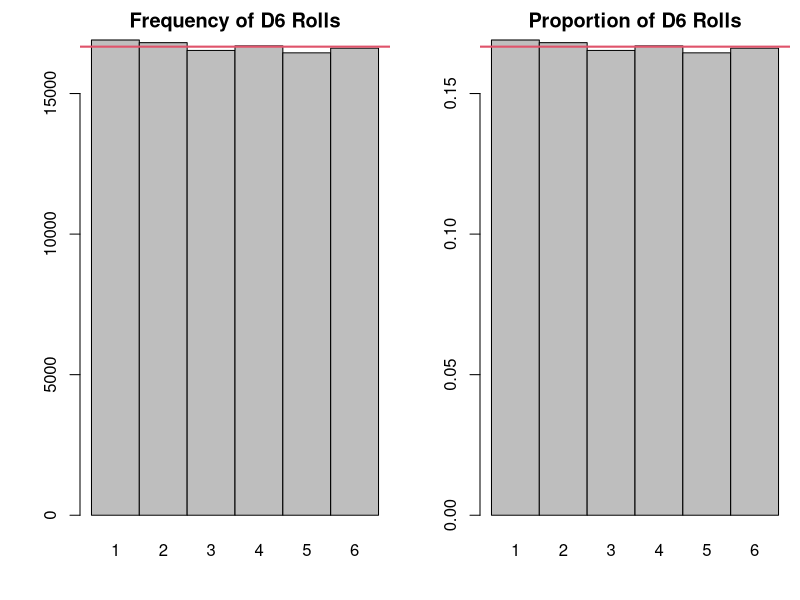
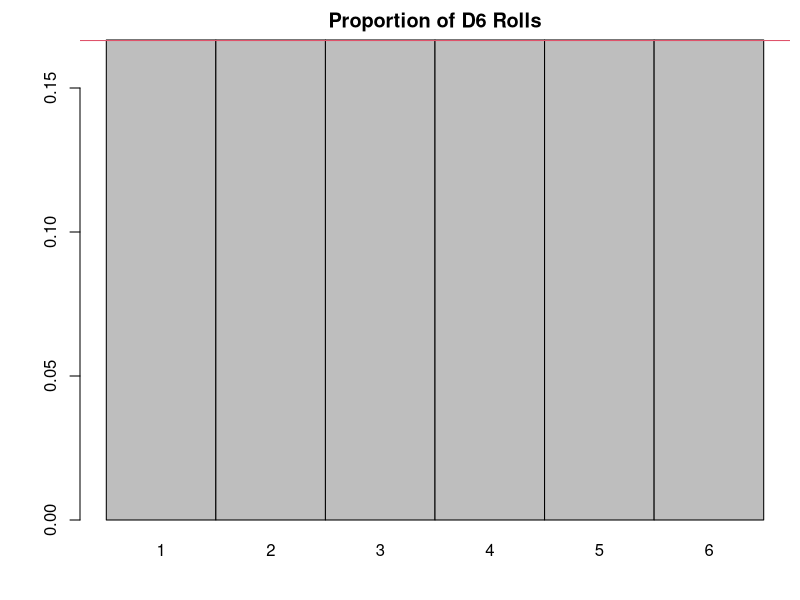
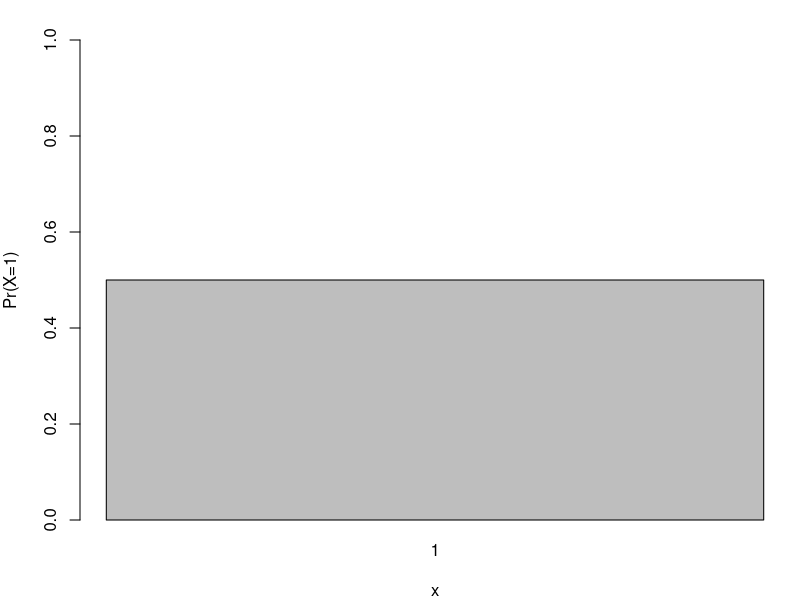
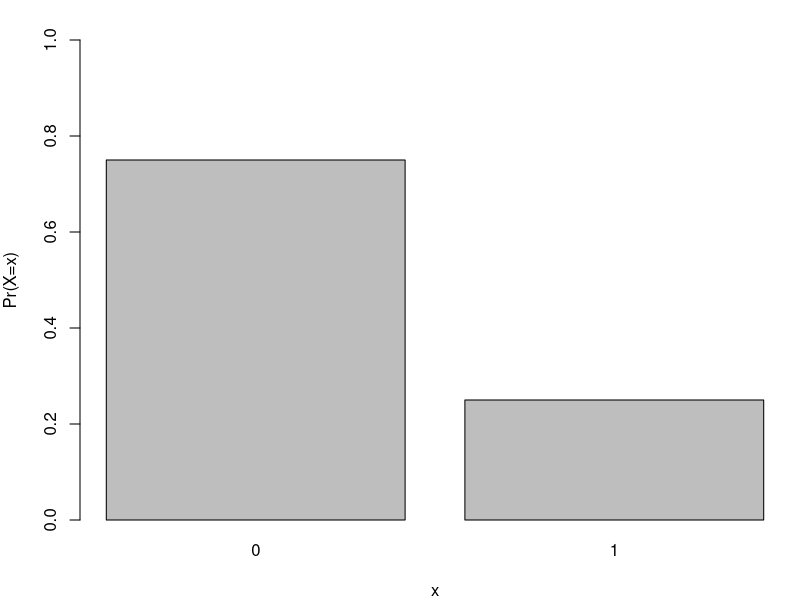
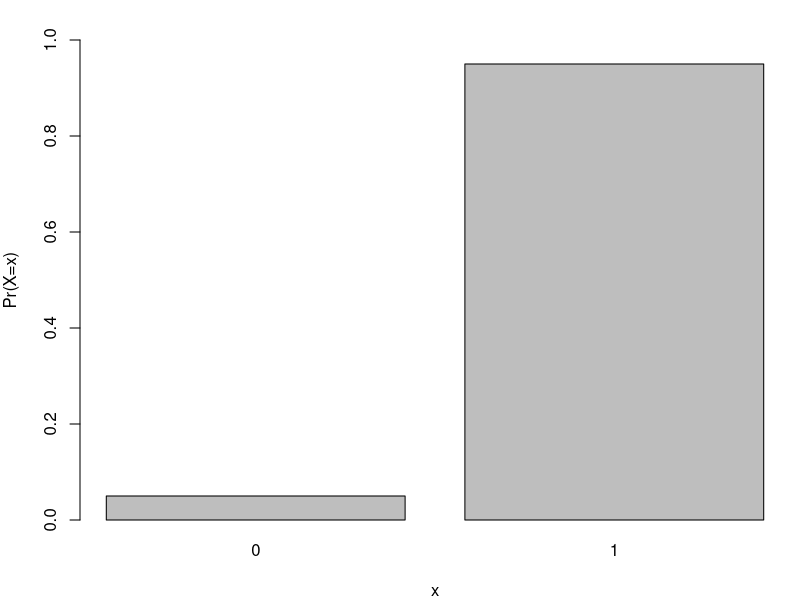
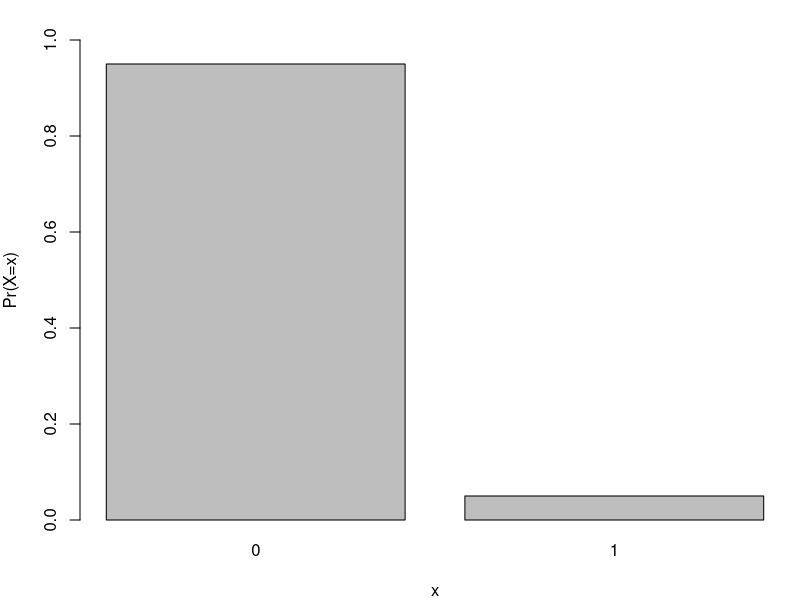
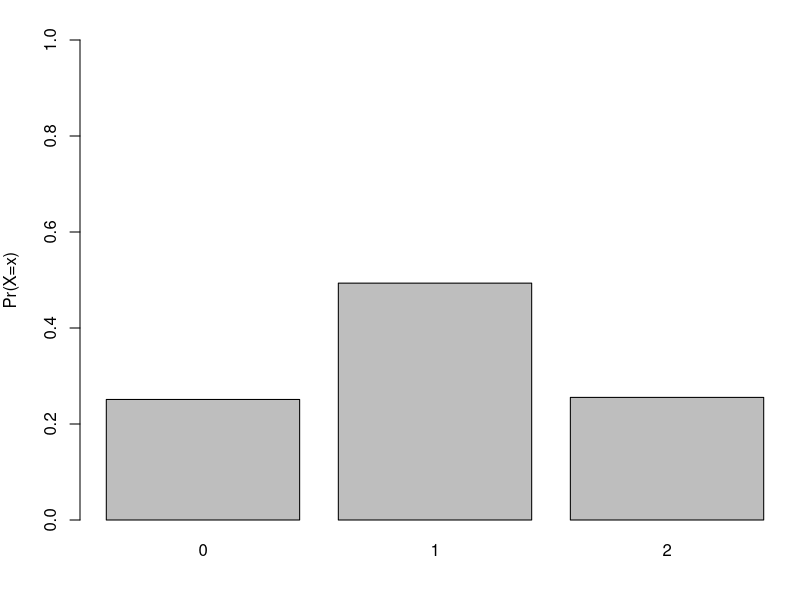
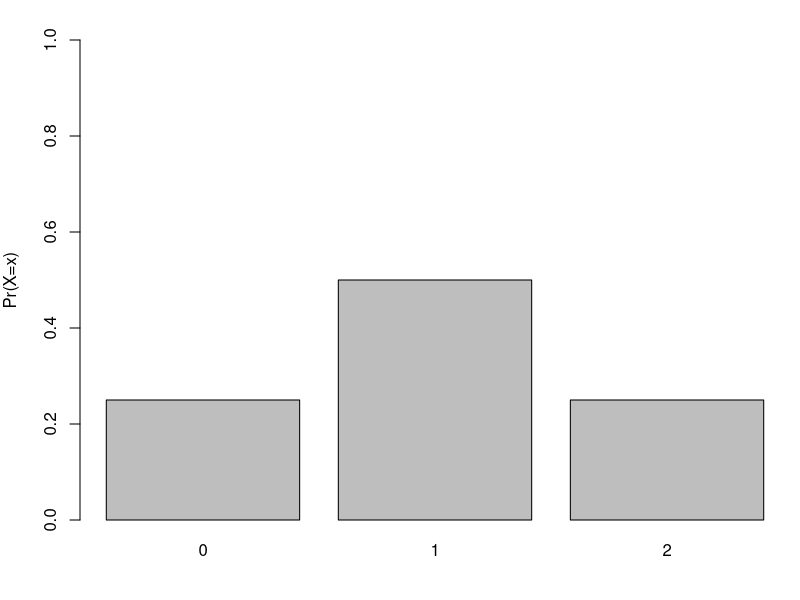

The R script that drew these images, in order:
## R_Demo_Simulation_Learning_Probability_Discrete_Distributions.R
##########################################################################
## INSTRUCTOR: Christopher Fariss
## COURSE NAME: Advanced Computational Methods for Social Media and Textual Data (2F)
## University of Essex Summer School 2022
##
## Date: 2022-08-28
##
## Please e-mail me if you find any errors or have and suggestions
## e-mail: cjf0006@gmail.com
## e-mail: cjfariss@umich.edu
##########################################################################
## Introduction to tutorial:
##
## For this R tutorial, we will learn about:
##
## (1) Discrete probability distributions for discrete events (e.g., a coin flip; rolling a 6-sided dice).
## (2) Continuous probability distributions (e.g., SAT, GRE or LSAT scores; human weight at birth; distance from the center of the board for the beanbag toss or cornhole game)
##
## Note: This lesson contains information you will use in a program challenge this week: select one continuous and/or one discrete probability distribution from below (not including Uniform, Normal, Bernoulli, or Binomial) and describe it in detail with ## comments and R code. See the examples for Uniform, Normal, Bernoulli, or Binomial distributions below. If you select 2 distributions, make sure one is continuous and the other is discrete.
##
##########################################################################

## first we will construct a density function using the now familiar sample() function

## probability mass or probability density: this is just how much probability does each outcome have and it all needs to sum to 1 to be a probability measure (see the less from last week)

## What is density? Density is the relative probability of sampling an event a specific point along the range of possible values defined by the function.

## let's see density in action by simulating the roll of a D6 in R using the sample() function
library(MASS)

## total number of rolls
## try changing this value from 100 to 1000 to 10000 to 100000
sim_n <- 100000
sim_n

values <- sample(c(1,2,3,4,5,6), size=sim_n, replace=T)
table(values)
table(values)/sim_n

par(mfrow=c(1,2), mar=c(4,4,2,.5)) ## as always we can check the help file for the par() function ?par
barplot(table(values), names.arg=c(1,2,3,4,5,6), space=0, main="Frequency of D6 Rolls")
abline(h=sim_n/6, col=2, lwd=2)
barplot(table(values)/sim_n, names.arg=c(1,2,3,4,5,6), space=0, main="Proportion of D6 Rolls")
abline(h=1/6, col=2, lwd=2)

## what is the probability of getting 1 of the numbers on our fair D6?
## this is a probability density function for our D6 roll.
par(mfrow=c(1,1), mar=c(4,4,2,.5))
#par(mfrow=c(1,1), mar=c(6,6,4,4))
barplot(rep(1/6, 6), names.arg=c(1,2,3,4,5,6), space=0, main="Proportion of D6 Rolls", ylim=c(0,1/6))
abline(h=1/6, col=2, lwd=2)

##########################################################################
##
## Bernoulli distribution
##
## The Bernoulli distribution is a special case of the Binomial distribution
##
## The sample space S for the Bernoulli distribution, is defined to take one element.
## There are two probabilities estimated by the distribution p and 1-p.
## The probability distribution for p is in reference to when the variable y=1 and 1-p is in reference to when y=0.
##
## discrete range of the observed binary variable: [0,1]
## distribution function: p^y * (1-p)^(1-y)
## parameters: p is a continuous, real value parameter that ranges from 0 to 1,
## it is interpreted as the probability of success of a single trial (success is when y=1)
##
## R function names (all with size argument set to 1):
## dbinom
## pbinom
## qbinom
## rbinom
##
## parameters:
## formula for the mean: p
## formula for the variance: p*(1-p)
##
## let's define our own Bernoulli function
## the argument p can take real (continuous) values between 0 and 1
## the argument y can take discrete values of 0 or 1
Bernoulli_function <- function(p,y){
    p^y * (1-p)^(1-y)
}

## call our user defined function
Bernoulli_function(p=.5, y=1)
Bernoulli_function(p=.5, y=0)
Bernoulli_function(p=.25, y=1)
Bernoulli_function(p=.25, y=0)

## use R's base function for a Bernoulli distribution
dbinom(1,size=1,.5)
dbinom(0,size=1,.5)
dbinom(1,size=1,.25)
dbinom(0,size=1,.25)

dbinom(2,size=1,.25)

## graph the probability distribution
barplot(dbinom(x=1, size=1, prob=0.5), names.arg=c(1), ylim=c(0,1), ylab="Pr(X=1)", xlab="x")

## generate a vector with a 0 and 1
values <- dbinom(x=c(0,1), size=1, prob=0.25)
values

barplot(values, names.arg=c(0,1), ylim=c(0,1), ylab="Pr(X=x)", xlab="x")

values <- dbinom(x=c(0,1), size=1, prob=0.95)
barplot(values, names.arg=c(0,1), ylim=c(0,1), ylab="Pr(X=x)", xlab="x")

values <- dbinom(x=c(0,1), size=1, prob=0.05)
barplot(values, names.arg=c(0,1), ylim=c(0,1), ylab="Pr(X=x)", xlab="x")


##########################################################################
##
## Binomial distribution
##
## The sample space S for the Binomial distribution, is defined to take one element. There are two probabilities estimated by the distribution p and 1-p. The probability distribution for p is in reference to when the variable y=1 and 1-p is in reference to when y=0.
##
## discrete range of the observed binary variable: [0,N]
## distribution function: choose(N, y) * p^y * (1-p)^(N-y)
## parameters: p is a continuous, real value parameter that ranges from 0 to 1, it is interpreted as the probability of success of a single trial (success is when y=1). when N > 1, it is interpreted as the probability of success for each individual N trial
##
## choose(N, y) is the binomial coefficient and is defined as N!/(y!(N − y)!).
## This turns into a very large number as N increases.
## It is used to normalize (bound the probability for a binomial outcome) to range from 0 to 1.
## It is also called the normalization coefficient.
##
## R function names (all with size argument set to N):
## dbinom
## pbinom
## qbinom
## rbinom
##
## parameters:
## formula for the mean: N*p
## formula for the variance: N*p*(1-p)
##
## let's define our own Bernoulli function
## the argument p can take values between 0 and 1
## the argument y can take discrete values of 0 or 1
Binomial_function <- function(p,y,N){
    (factorial(N)/(factorial(y) * factorial(N-y) )) * p^y * (1-p)^(N-y)
}

## quick reminder on factorials
## factorials are just the product of all the integer values in a sequence starting from the largest number in the sequence down to 1
factorial(3) # 3! written out in math but this won't work in R
prod(3:1)
prod(seq(from=3,to=1,by=-1))
3*2*1

factorial(4)
prod(4:1)
prod(seq(4,1))
4*3*2*1

## careful with this rule though
factorial(0)
prod(0)

## call our user defined function
Binomial_function(p=.5, y=2, N=2)
Binomial_function(p=.5, y=1, N=2)
Binomial_function(p=.5, y=0, N=2)
Binomial_function(p=.25, y=2, N=2)
Binomial_function(p=.25, y=1, N=2)
Binomial_function(p=.25, y=0, N=2)

Binomial_function(p=.25, y=2, N=2) + Binomial_function(p=.25, y=1, N=2) + Binomial_function(p=.25, y=0, N=2)

## use R's base function for a Binomial distribution
dbinom(2,size=2,.5)
dbinom(1,size=2,.5)
dbinom(0,size=2,.5)
dbinom(2,size=2,.25)
dbinom(1,size=2,.25)
dbinom(0,size=2,.25)

## write out binomial function using the choose() function instead of factorial
Binomial_function_2 <- function(p,y,N){
    choose(N,y) * p^y * (1-p)^(N-y)
}
Binomial_function_2(p=.5, y=2, N=2)
Binomial_function(p=.5, y=2, N=2)
dbinom(2,size=2,.5)


## simulate a binomial trial with two coin flips
sim_n <- 10000
coin_flip_trial1 <- sample(c(0,1),size=sim_n, replace=TRUE)
coin_flip_trial2 <- sample(c(0,1),size=sim_n, replace=TRUE)
table(coin_flip_trial1)/sim_n
table(coin_flip_trial2)/sim_n

table(coin_flip_trial1 + coin_flip_trial2)/sim_n

## graph the simulation from above
barplot(table(coin_flip_trial1 + coin_flip_trial2)/sim_n, names.arg=c(0,1,2), ylim=c(0,1), ylab="Pr(X=x)")


## graph the density or mass of the binomial trial with two coin flips
values <- dbinom(x=c(0,1,2), size=2, prob=0.5)
values
par(mfrow=c(1,1))
barplot(values, names.arg=c(0,1,2), ylim=c(0,1), ylab="Pr(X=x)")

## graph the density or mass of the binomial trial with two coin flips but with a different probability
values <- dbinom(x=c(0,1,2), size=2, prob=1/3)
values
barplot(values, names.arg=c(0,1,2), ylim=c(0,1), ylab="Pr(X=x)")

## graph the density or mass of the binomial trial with six coin flips
values <- dbinom(x=c(0,1,2,3,4,5,6), size=6, prob=1/2)
values
sum(values)
barplot(values, names.arg=c(0:6), ylim=c(0,1), ylab="Pr(X=x)")

## graph the density or mass of the binomial trial with five coin flips
values <- dbinom(x=c(0,1,2,3,4,5), size=5, prob=1/2)
values
barplot(values, names.arg=c(0:5), ylim=c(0,1), ylab="Pr(X=x)")


## graph the density or mass of the binomial trial with ten coin flips
values <- dbinom(x=0:10, size=10, prob=.5)
values
barplot(values, names.arg=c(0:10), ylim=c(0,1), ylab="Pr(X=x)")


## graph the density or mass of the binomial trial with ten coin flips but with a higher probability of getting "heads"
values <- dbinom(x=0:10, size=10, prob=.9)
values
barplot(values, names.arg=c(0:10), ylim=c(0,1), ylab="Pr(X=x)")


## here is where the program challenge questions start

##########################################################################
## Additional probability distributions for discrete variables (integers that are usually strictly positive)
##########################################################################
##
##########################################################################
## Poisson distribution
##
## R function names:
## dpois
## ppois
## qpois
## rpois
##
##########################################################################
## geometric distribution
##
## R function names:
## dgeom
## pgeom
## qgeom
## rgeom
##
##########################################################################
## negative binomial distribution
##
## R function names:
## dnbinom
## pnbinom
## qnbinom
## rnbinom
##
##########################################################################
## hypergeometric distribution
##
## R function names:
## dhyper
## phyper
## qhyper
## rhyper
##
##########################################################################
## multinomial distribution
##
## R function names:
## rmultinom
## dmultinom
##
